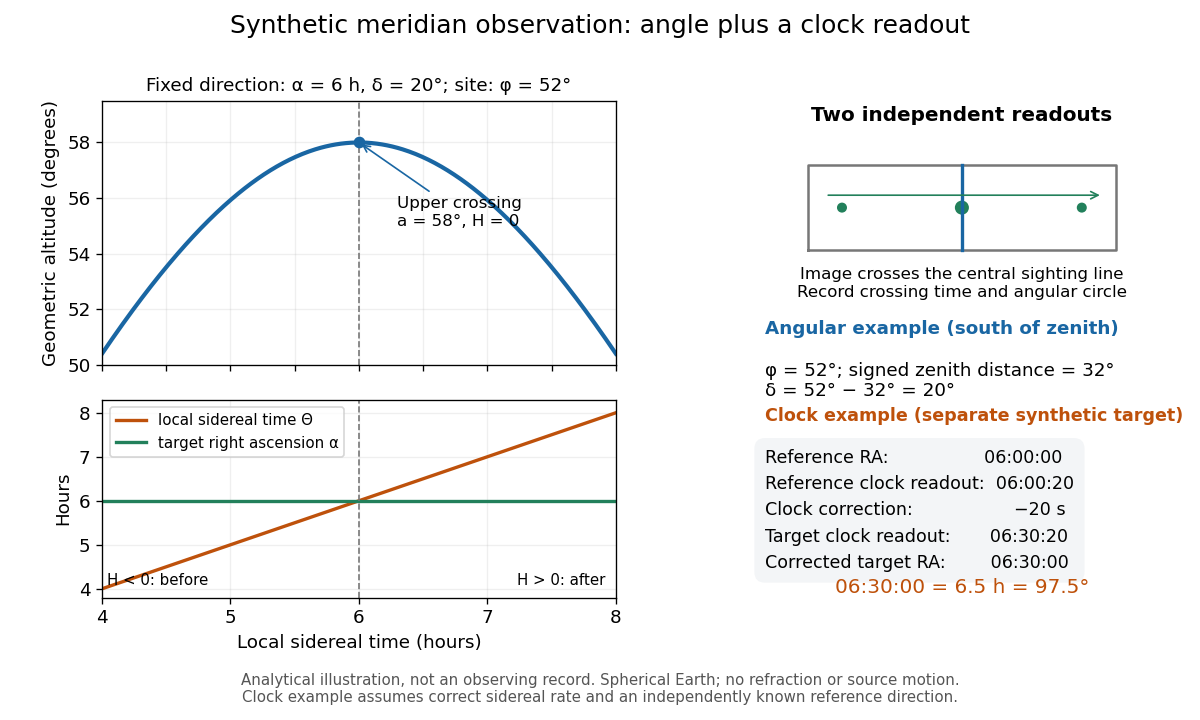

Write the Python code that produced this figure.
"""Synthetic meridian observation and clock calibration, not measured data.

Run from _media. Tested with Python 3.14, NumPy 2.3.5, Matplotlib 3.10.7.
Altitude comes from the spherical-Earth, unrefracted fixed-direction model.
"""
from pathlib import Path

import matplotlib.pyplot as plt
import numpy as np


def main():
    plt.rcParams.update({"font.size": 11, "font.family": "DejaVu Sans"})
    fig = plt.figure(figsize=(10, 6))
    fig.patch.set_facecolor("white")
    grid = fig.add_gridspec(2, 2, height_ratios=[1, .75], width_ratios=[1.2, 1])
    ax, bx, cx = fig.add_subplot(grid[0, 0]), fig.add_subplot(grid[1, 0]), fig.add_subplot(grid[:, 1])
    fig.suptitle("Synthetic meridian observation: angle plus a clock readout", fontsize=15)
    blue, orange, green = "#1966a3", "#be510b", "#22805b"
    theta = np.linspace(4, 8, 401)
    alpha = 6.0
    phi, delta = np.deg2rad([52, 20])
    hour_angle = np.deg2rad(15 * (theta - alpha))
    altitude = np.rad2deg(np.arcsin(np.sin(phi) * np.sin(delta)
                                   + np.cos(phi) * np.cos(delta) * np.cos(hour_angle)))
    ax.plot(theta, altitude, color=blue, lw=2.5)
    ax.axvline(alpha, color="#777777", ls="--", lw=1)
    ax.scatter([alpha], [58], color=blue, zorder=3)
    ax.annotate("Upper crossing\na = 58°, H = 0", (6, 58), (6.3, 55.0),
                arrowprops={"arrowstyle": "->", "color": blue}, fontsize=10)
    ax.set(xlim=(4, 8), ylim=(50, 59.5), ylabel="Geometric altitude (degrees)")
    ax.set_title("Fixed direction: α = 6 h, δ = 20°; site: φ = 52°", fontsize=11)
    ax.tick_params(labelbottom=False)
    ax.grid(alpha=.2)
    bx.plot(theta, theta, color=orange, lw=2, label="local sidereal time Θ")
    bx.axhline(alpha, color=green, lw=2, label="target right ascension α")
    bx.axvline(alpha, color="#777777", ls="--", lw=1)
    bx.set(xlim=(4, 8), ylim=(3.8, 8.3), xlabel="Local sidereal time (hours)", ylabel="Hours")
    bx.set_xticks([4, 5, 6, 7, 8])
    bx.legend(loc="upper left", fontsize=9, frameon=True, facecolor="white")
    bx.grid(alpha=.2)
    bx.text(4.04, 4.08, "H < 0: before", fontsize=9)
    bx.text(7.92, 4.08, "H > 0: after", ha="right", fontsize=9)

    cx.axis("off")
    cx.set(xlim=(0, 1), ylim=(0, 1))
    cx.text(.5, .99, "Two independent readouts", ha="center", va="top", fontsize=12, weight="bold")
    # A schematic focal-plane view; left/right are deliberately not sky cardinal directions.
    cx.plot([.14, .86, .86, .14, .14], [.70, .70, .87, .87, .70], color="#777777")
    cx.plot([.50, .50], [.70, .87], color=blue, lw=2)
    cx.scatter([.22, .50, .78], [.785] * 3, color=green, s=[25, 55, 25])
    cx.annotate("", (.83, .81), (.18, .81), arrowprops={"arrowstyle": "->", "color": green})
    cx.text(.5, .665, "Image crosses the central sighting line\nRecord crossing time and angular circle", ha="center", va="top", fontsize=10)
    cx.text(.04, .53, "Angular example (south of zenith)", fontsize=11, color=blue, weight="bold")
    cx.text(.04, .475, "φ = 52°; signed zenith distance = 32°\nδ = 52° − 32° = 20°", va="top", fontsize=11)
    cx.text(.04, .355, "Clock example (separate synthetic target)", fontsize=10.5, color=orange, weight="bold")
    cx.text(.04, .30, "Reference RA:                 06:00:00\nReference clock readout:  06:00:20\nClock correction:                  −20 s\nTarget clock readout:       06:30:20\nCorrected target RA:        06:30:00", va="top", linespacing=1.6, fontsize=10.5,
            bbox={"boxstyle": "round,pad=.6", "fc": "#f3f5f7", "ec": "none"})
    cx.text(.5, .01, "06:30:00 = 6.5 h = 97.5°", ha="center", fontsize=12, color=orange)
    fig.text(.5, .025, "Analytical illustration, not an observing record. Spherical Earth; no refraction or source motion.\nClock example assumes correct sidereal rate and an independently known reference direction.",
             ha="center", fontsize=9, color="#555555")
    fig.subplots_adjust(left=.085, right=.98, bottom=.17, top=.86, hspace=.15, wspace=.28)
    fig.savefig(Path(__file__).with_suffix(".png").name, dpi=120, facecolor="white", transparent=False)
    plt.close(fig)


if __name__ == "__main__":
    main()
